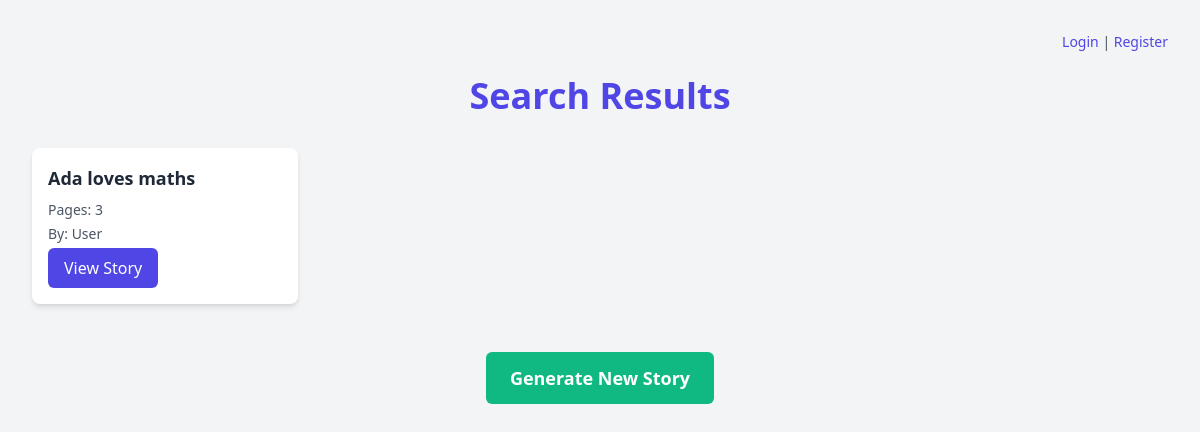
Before: /search with the older database file.
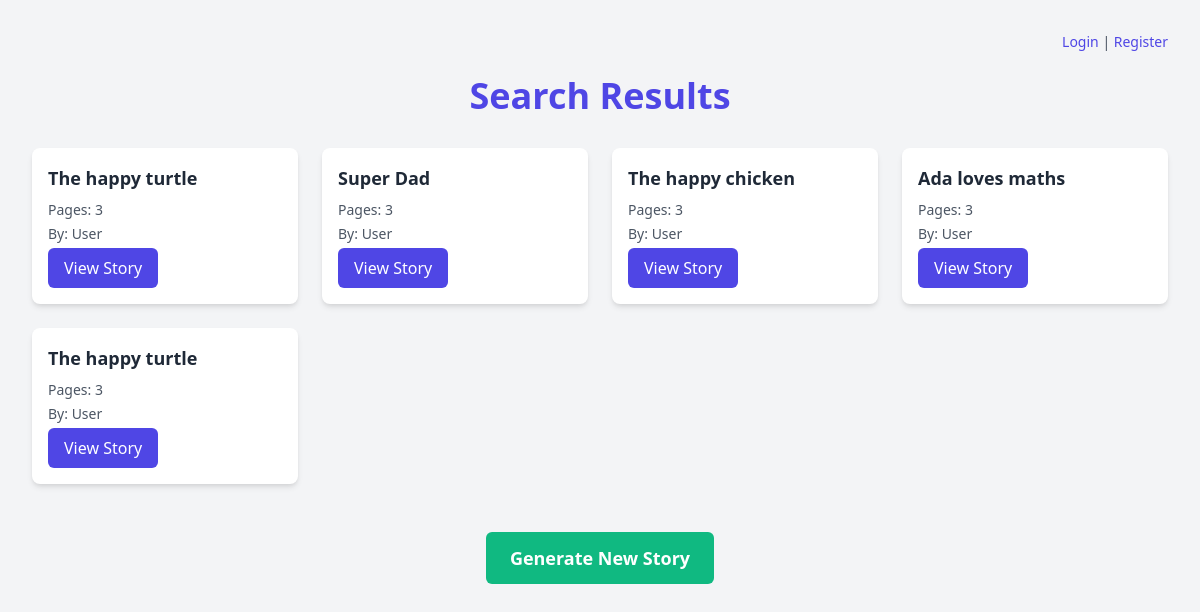
After: the same page with the newer database file.
### tables this page shows
CREATE TABLE stories (
            id INTEGER PRIMARY KEY AUTOINCREMENT,
            user_id INTEGER,
            prompt TEXT NOT NULL,
            num_pages INTEGER NOT NULL,
            style_prompt TEXT,
            character_descriptions TEXT,
            created_at TIMESTAMP DEFAULT CURRENT_TIMESTAMP,
            FOREIGN KEY (user_id) REFERENCES users (id)
        );

### app.py (the view)
@app.route('/search', methods=['GET'])
def search():
    query = request.args.get('query', '')  # Get the search query from the request
    conn = create_connection()  # Function to create a database connection
    stories = []
    if conn is not None:
        try:
            cursor = conn.cursor()
            cursor.execute("SELECT id, prompt, num_pages, style_prompt, character_descriptions FROM stories WHERE prompt LIKE ?", ('%' + query + '%',))
            stories = cursor.fetchall()
            stories_data = [{
                "id": story[0],
                "prompt": story[1],
                "num_pages": story[2],
                "style_prompt": story[3],
                "character_descriptions": story[4]
            } for story in stories]
            return render_template('search_results.html', query=query, stories=stories_data)
        except Error as e:
            logging.error(f"Error fetching stories from database: {e}")
        finally:
            conn.close()
    return render_template('search_results.html', query=query, stories=stories)

### app.py (called while the page is built)
def create_connection():
    conn = None
    try:
        conn = sqlite3.connect(DB_FILE, timeout=10)
        conn.execute("PRAGMA journal_mode=WAL")
        return conn
    except Error as e:
        print(e)
    return conn

### templates/search_results.html (shortened to what this page needs)
<!DOCTYPE html>
<html lang="en">
<head>
    <link href="https://cdn.jsdelivr.net/npm/tailwindcss@2.2.19/dist/tailwind.min.css" rel="stylesheet">
</head>
<body class="bg-gray-100 min-h-screen p-8">
    <div class="max-w-7xl mx-auto">
        <div class="mb-6 text-right">
            {% if 'user_id' in session %}
                <p class="text-sm text-gray-600">Welcome, {{ session['username'] }}! <a href="{{ url_for('logout') }}" class="text-indigo-600 hover:underline">Logout</a></p>
            {% else %}
                <p class="text-sm text-gray-600">
                    <a href="{{ url_for('login') }}" class="text-indigo-600 hover:underline">Login</a> |
                    <a href="{{ url_for('register') }}" class="text-indigo-600 hover:underline">Register</a>
                </p>
            {% endif %}
        </div>
        <h1 class="text-4xl font-bold mb-8 text-center text-indigo-600">Search Results</h1>
        {% if stories %}
            <div class="grid grid-cols-1 sm:grid-cols-2 md:grid-cols-3 lg:grid-cols-4 gap-6">
                {% for story in stories %}
                    <div class="bg-white rounded-lg shadow-md overflow-hidden transition duration-300 ease-in-out transform hover:-translate-y-1 hover:shadow-lg">
                        <div class="p-4">
                            <h3 class="text-lg font-semibold text-gray-800 mb-2 truncate">{{ story['prompt'] }}</h3>
                            <p class="text-sm text-gray-600 mb-1">Pages: {{ story['num_pages'] }}</p>
                            <p class="text-sm text-gray-600 mb-1">By: User {{ story['user_id'] }}</p>
                            <a href="{{ url_for('view_story', story_id=story['id']) }}" class="inline-block bg-indigo-600 text-white py-2 px-4 rounded-md hover:bg-indigo-700 transition duration-300 ease-in-out">View Story</a>
                        </div>
                    </div>
                {% endfor %}
            </div>
        {% else %}
            <p class="text-center text-gray-600">No stories found for your search query: <strong>{{ query }}</strong>.</p>
        {% endif %}
        <div class="mt-12 text-center">
            <a href="{{ url_for('index') }}" class="inline-block bg-green-500 text-white py-3 px-6 rounded-md hover:bg-green-600 transition duration-300 ease-in-out text-lg font-semibold">
                Generate New Story
            </a>
        </div>
    </div>
</body>
</html>

Changed rows visible on the page:
added stories: prompt "The happy turtle", num_pages "3"
added stories: prompt "Super Dad", num_pages "3"
added stories: prompt "The happy chicken", num_pages "3"
added stories: prompt "The happy turtle", num_pages "3"
